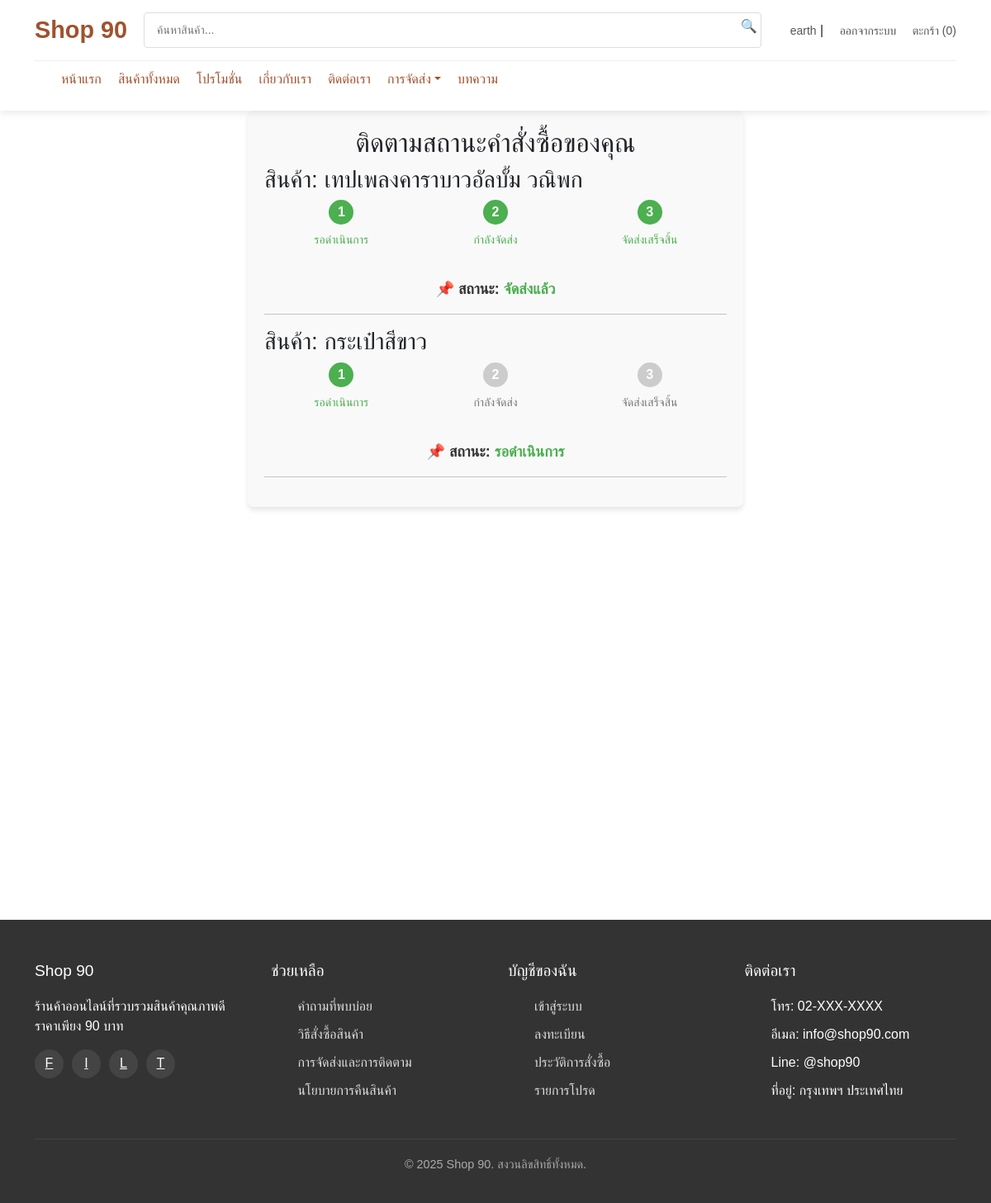
/page/order_tracking.php (signed in), run on the app's committed database.
### tables this page shows
CREATE TABLE `order_history` (
  `order_id` int(11) NOT NULL,
  `user_id` int(11) NOT NULL,
  `product_id` int(11) NOT NULL,
  `quantity` int(11) NOT NULL,
  `price` decimal(10,2) NOT NULL,
  `total` decimal(10,2) NOT NULL,
  `tracking_number` varchar(100) DEFAULT NULL,
  `delivery_company` varchar(100) DEFAULT NULL,
  `order_date` datetime DEFAULT current_timestamp(),
  `shipping_address` text DEFAULT NULL,
  `phone` varchar(20) DEFAULT NULL,
  `status` enum('รอดำเนินการ','กำลังจัดส่ง','จัดส่งแล้ว') DEFAULT 'รอดำเนินการ'
);

CREATE TABLE `products` (
  `product_id` int(11) NOT NULL,
  `product_name` varchar(255) NOT NULL,
  `product_image` varchar(255) NOT NULL,
  `product_image_hover` varchar(255) DEFAULT NULL,
  `product_price` decimal(10,2) NOT NULL,
  `product_description` text DEFAULT NULL,
  `product_rating` decimal(2,1) DEFAULT 0.0,
  `product_stock` int(255) NOT NULL,
  `category_id` varchar(255) NOT NULL
);

### page/order_tracking.php (the view, shortened to what this page needs)
<?php
include('../includes/header.php');;
$user_id = $_SESSION['user_id'];
$sql = "SELECT oh.product_id, p.product_name, oh.status
        FROM order_history oh
        INNER JOIN products p ON oh.product_id = p.product_id
        WHERE oh.user_id = ?
        ORDER BY oh.order_id DESC";
$stmt = $conn->prepare($sql);
$stmt->bind_param("i", $user_id);
$stmt->execute();
$result = $stmt->get_result();
?>
<section class="order-tracking-container">
    <h2>ติดตามสถานะคำสั่งซื้อของคุณ</h2>
    <?php
    $orderIndex = 0;
    while ($row = $result->fetch_assoc()):
        $product_name = $row['product_name'];
        $status = $row['status'];
        $product_id = $row['product_id'];
        $unique_id = "order-" . $orderIndex;
    ?>
    <div class="product-status-block" id="<?php echo $unique_id; ?>" data-product-id="<?php echo $product_id; ?>">
        <h3>สินค้า: <?php echo htmlspecialchars($product_name); ?></h3>
        <div class="tracking-timeline">
            <div class="step <?php echo ($status == 'รอดำเนินการ' || $status == 'กำลังจัดส่ง' || $status == 'จัดส่งแล้ว') ? 'active' : ''; ?>">
                <div class="circle">1</div>
                <p>รอดำเนินการ</p>
            </div>
            <div class="step <?php echo ($status == 'กำลังจัดส่ง' || $status == 'จัดส่งแล้ว') ? 'active' : ''; ?>">
                <div class="circle">2</div>
                <p>กำลังจัดส่ง</p>
            </div>
            <div class="step step-delivered <?php echo ($status == 'จัดส่งแล้ว') ? 'active' : ''; ?>">
                <div class="circle">3</div>
                <p>จัดส่งเสร็จสิ้น</p>
            </div>
        </div>
        <div class="status-info">
            <p>📌 สถานะ:
                <strong class="status-text"><?php echo $status; ?></strong>
            </p>
        </div>
        <hr>
    </div>
    <?php
        $orderIndex++;
    endwhile;
    ?>
</section>
<?php include('../includes/footer.php'); ?>

### assets/css/style.css (style rules this page uses)
* { box-sizing: border-box; margin: 0; padding: 0; font-family: 'Prompt', sans-serif; }
body { background-color: #f8f9fa; color: #333; line-height: 1.6; }

### assets/css/product.css (style rules this page uses)
body { font-family: 'Arial', sans-serif; margin: 0; padding: 0; background-color: #f5f5f5; }

### assets/css/profile.css (style rules this page uses)
:root { --main-color: #A0522D; --text-dark: #333; --bg-light: #f5f5f5; --border-radius: 12px; --shadow-light: 0px 2px 10px rgba(0, 0, 0, 0.1); }

### assets/css/modal.css (style rules this page uses)
h2 { color: #333; text-align: center; margin-bottom: 20px; }

### assets/css/order_tracking.css (style rules this page uses)
.order-tracking-container { font-family: Arial, sans-serif; max-width: 600px; margin: 0 auto; padding: 20px; background-color: #f9f9f9; border-radius: 8px; box-shadow: 0 4px 6px rgba(0, 0, 0, 0.1); margin-bottom: 500px; }
h2 { text-align: center; color: #333; font-size: 24px; margin-bottom: 20px; }
.tracking-timeline { display: flex; justify-content: space-between; margin-bottom: 20px; }
.step { text-align: center; position: relative; flex: 1; }
.step p { margin-top: 8px; font-size: 14px; color: #777; }
.circle { width: 30px; height: 30px; border-radius: 50%; background-color: #ccc; color: white; display: flex; align-items: center; justify-content: center; font-weight: bold; font-size: 16px; margin: 0 auto; transition: background-color 0.3s; }
.step.active .circle { background-color: #4caf50; }
.step.active p { color: #4caf50; }
.status-info { text-align: center; font-size: 18px; color: #333; font-weight: bold; }
.status-info strong { color: #4caf50; }
.status-info p { margin-top: 10px; }

### data on the page
order_history: product.product_name "เทปเพลงคาราบาวอัลบั้ม วณิพก", status "จัดส่งแล้ว"
order_history: product.product_name "กระเป๋าสีขาว", status "รอดำเนินการ"

### other printed values
$_SESSION['username'] "earth"
